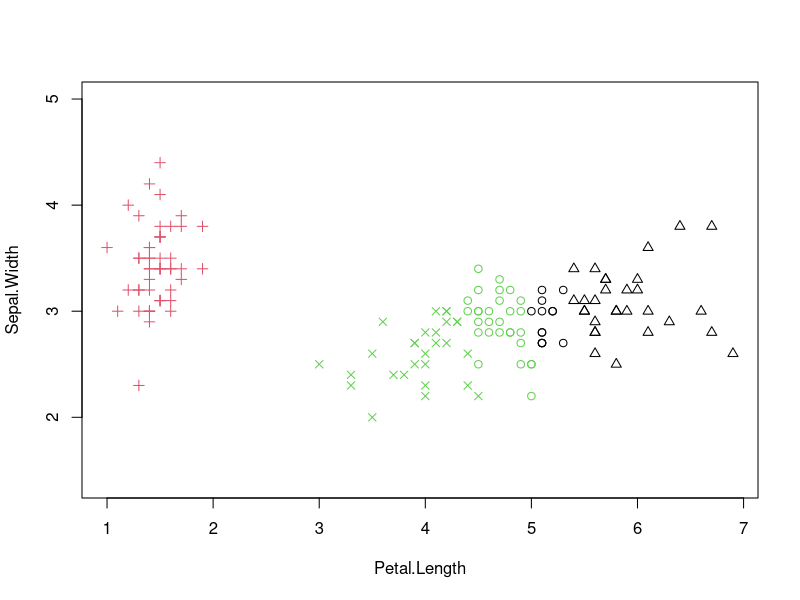
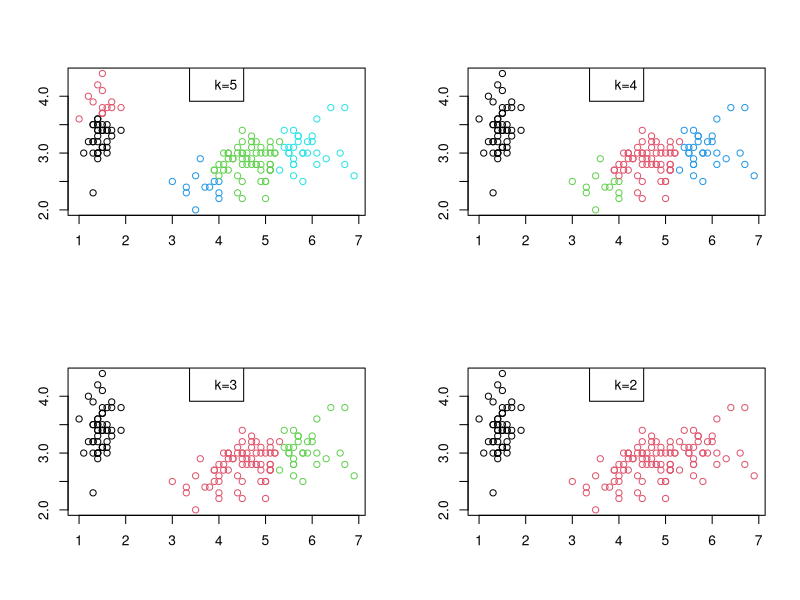
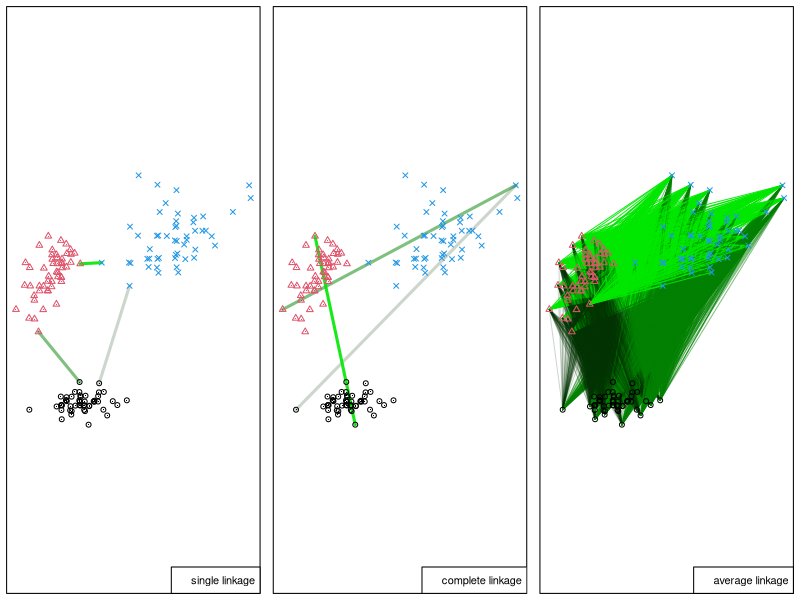
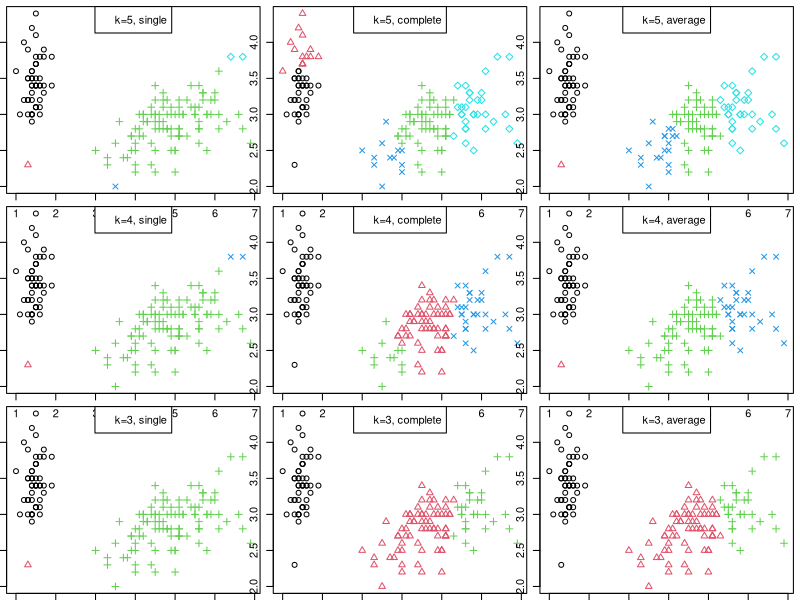
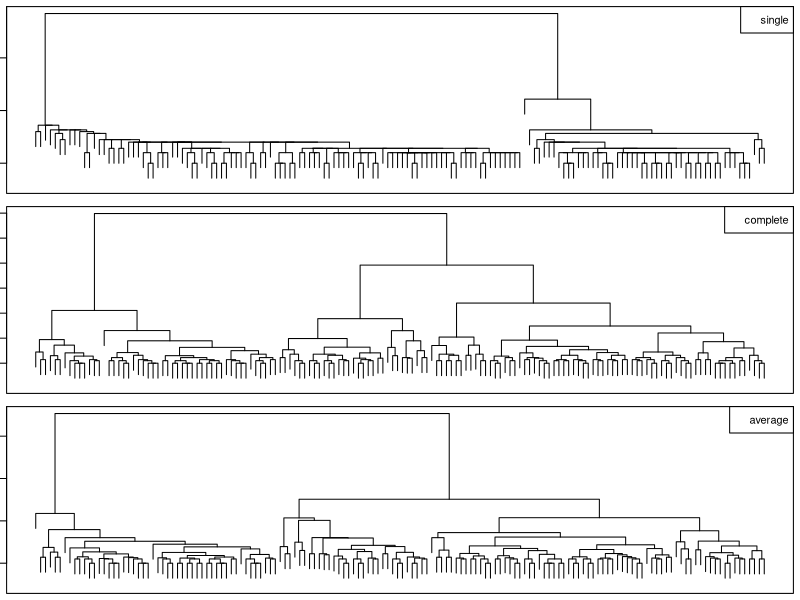

Generate these figures, in order, with R:
## ---- chunk 1
set.seed(123)
X <- as.matrix(iris[,c(3,2)])
# never forget to set nstart>>1!
km <- kmeans(X, centers=3, nstart=10)
km$cluster # labels assigned to each of 150 points:
## ---- chunk 2
km1 <- kmeans(X, 3, nstart=10)
km2 <- kmeans(X, 4, nstart=10)
plot(X, col=km1$cluster, pch=km2$cluster, asp=1)
## ---- chunk 3
# Euclidean distances between all pairs of points:
D <- dist(X)
# Apply Complete Linkage (the default, details below):
h <- hclust(D) # method="complete"
print(h)
## ---- chunk 4
cutree(h, k=3) # extract the 3-partition
## ---- chunk 5
par(mfrow=c(2,2))
plot(X, col=cutree(h, k=5), ann=FALSE)
legend("top", legend="k=5", bg="white")
plot(X, col=cutree(h, k=4), ann=FALSE)
legend("top", legend="k=4", bg="white")
plot(X, col=cutree(h, k=3), ann=FALSE)
legend("top", legend="k=3", bg="white")
plot(X, col=cutree(h, k=2), ann=FALSE)
legend("top", legend="k=2", bg="white")
## ---- chunk 6
set.seed(123)
par(mar=rep(0.5,4))
XXX <- jitter(t(as.matrix(iris[,2:3])))
y <- as.numeric(iris[,5])
XXX[,y==3] <- c(2, 1)*XXX[,y==3]+c(-0.5,-0.5)
y[y==3] <- 4

d <- as.matrix(dist(t(XXX)))
d12 <- d[1:50, 51:100]
d23 <- d[51:100, 101:150]
d13 <- d[1:50, 101:150]

kol1 <- rgb(0,0.2,0,0.2)
kol2 <- rgb(0,0.5,0.0,0.5)
kol3 <- rgb(0,0.9,0.0,0.9)

par(mfrow=c(1,3))
# single
plot(XXX[1,], XXX[2,], col=y, pch='.', asp=1, axes=FALSE, xlab=NA, ylab=NA)
box()
# stopifnot(min(d23) < min(d13) && min(d23) < min(d12))
IDXXX_single <- which(min(d23) == d, arr.ind=TRUE)[1,]
lines(XXX[1,IDXXX_single], XXX[2,IDXXX_single], col=kol3, lwd=3)
IDXXX_single <- which(min(d13) == d, arr.ind=TRUE)[1,]
lines(XXX[1,IDXXX_single], XXX[2,IDXXX_single], col=kol1, lwd=3)
IDXXX_single <- which(min(d12) == d, arr.ind=TRUE)[1,]
lines(XXX[1,IDXXX_single], XXX[2,IDXXX_single], col=kol2, lwd=3)
legend("bottomright", legend="single linkage", bg="white")
points(XXX[1,], XXX[2,], col=y, pch=y)

# complete
plot(XXX[1,], XXX[2,], col=y, pch='.', asp=1, axes=FALSE, xlab=NA, ylab=NA)
box()
IDXXX_single <- which(max(d23) == d, arr.ind=TRUE)[1,]
lines(XXX[1,IDXXX_single], XXX[2,IDXXX_single], col=kol2, lwd=3)
IDXXX_single <- which(max(d13) == d, arr.ind=TRUE)[1,]
lines(XXX[1,IDXXX_single], XXX[2,IDXXX_single], col=kol1, lwd=3)
IDXXX_single <- which(max(d12) == d, arr.ind=TRUE)[1,]
lines(XXX[1,IDXXX_single], XXX[2,IDXXX_single], col=kol3, lwd=3)
legend("bottomright", legend="complete linkage", bg="white")
points(XXX[1,], XXX[2,], col=y, pch=y)

# average
plot(XXX[1,], XXX[2,], col=y, pch='.', asp=1, axes=FALSE, xlab=NA, ylab=NA)
box()
#c(mean(d12), mean(d13), mean(d23))
for (i in sample(1:50)) {
    segments(XXX[1,0+i], XXX[2,0+i], XXX[1,51:100], XXX[2, 51:100], col=kol1)
    segments(XXX[1,0+i], XXX[2,0+i], XXX[1,101:150], XXX[2, 101:150], col=kol2)
    segments(XXX[1,50+i], XXX[2, 50+i], XXX[1,101:150], XXX[2, 101:150], col=kol3)
}
legend("bottomright", legend="average linkage", bg="white")
points(XXX[1,], XXX[2,], col=y, pch=y)
## ---- chunk 7
hs <- hclust(D, method="single")
hc <- hclust(D, method="complete")
ha <- hclust(D, method="average")
## ---- chunk 8
#par(c(1,1,0.5,0.5))
par(mfrow=c(3,3))
for (k in 5:3) {
    ccc <- cutree(hs, k=k)
    plot(X, col=ccc, pch=ccc, ann=FALSE)
    legend("top", legend=sprintf("k=%d, single", k), bg="white")
    ccc <- cutree(hc, k=k)
    plot(X, col=ccc, pch=ccc, ann=FALSE)
    legend("top", legend=sprintf("k=%d, complete", k), bg="white")
    ccc <- cutree(ha, k=k)
    plot(X, col=ccc, pch=ccc, ann=FALSE)
    legend("top", legend=sprintf("k=%d, average", k), bg="white")
}
## ---- chunk 9
par(mfrow=c(3,1))
h <- hclust(D, method="single")
plot(h, labels=FALSE, ann=FALSE); box()
legend("topright", legend="single", bg="white")
h <- hclust(D, method="complete")
plot(h, labels=FALSE, ann=FALSE); box()
legend("topright", legend="complete", bg="white")
h <- hclust(D, method="average")
plot(h, labels=FALSE, ann=FALSE); box()
legend("topright", legend="average", bg="white")
